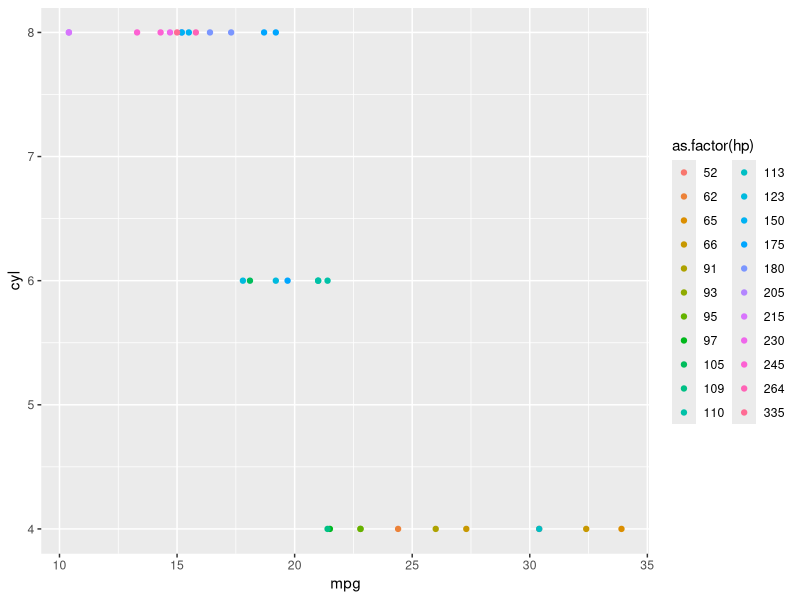
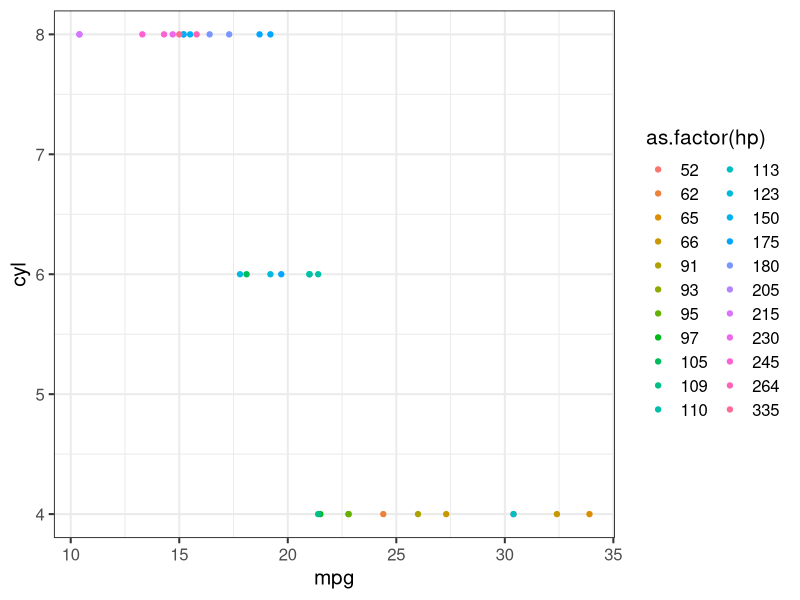
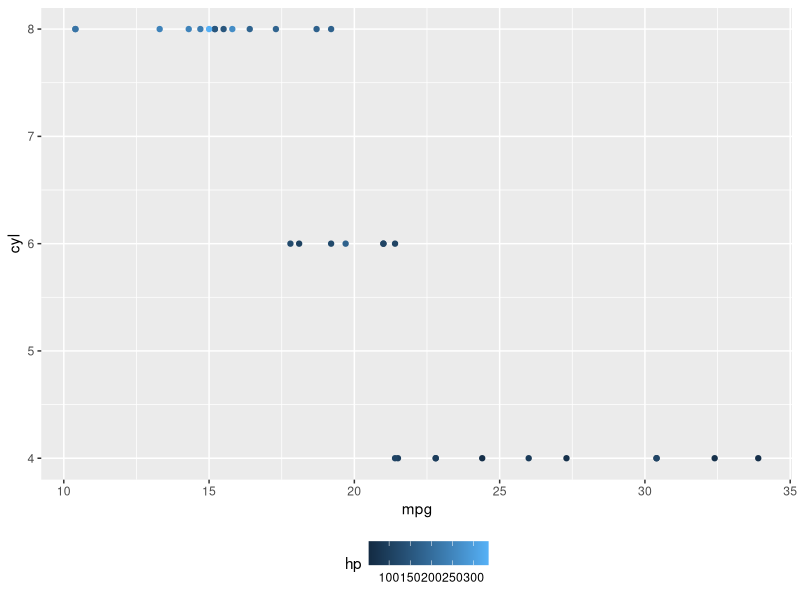
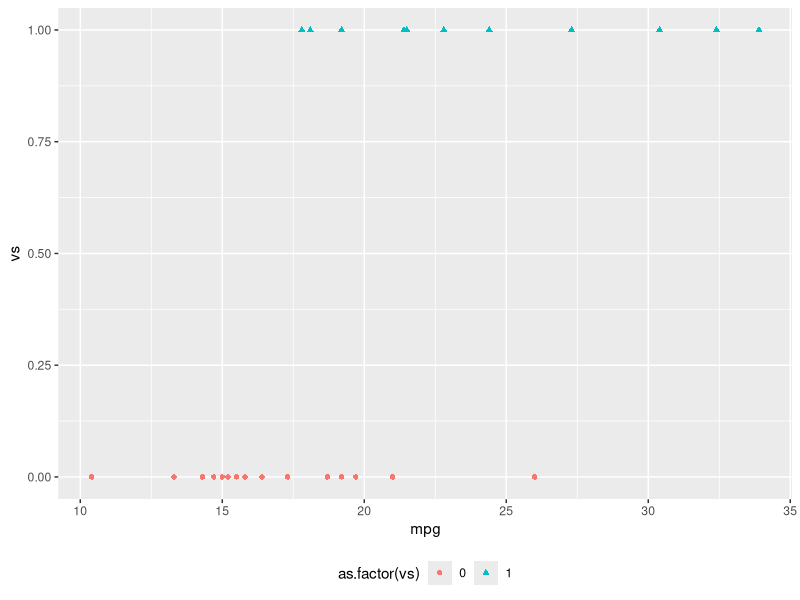
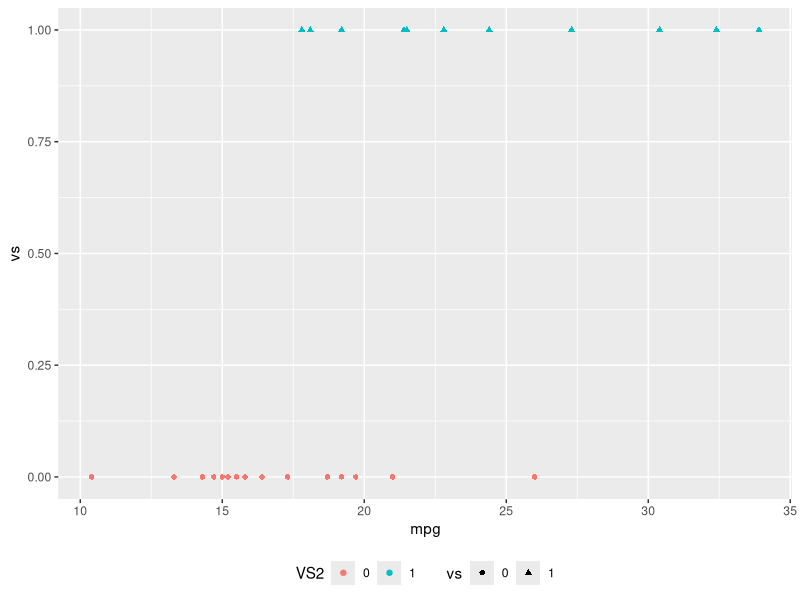
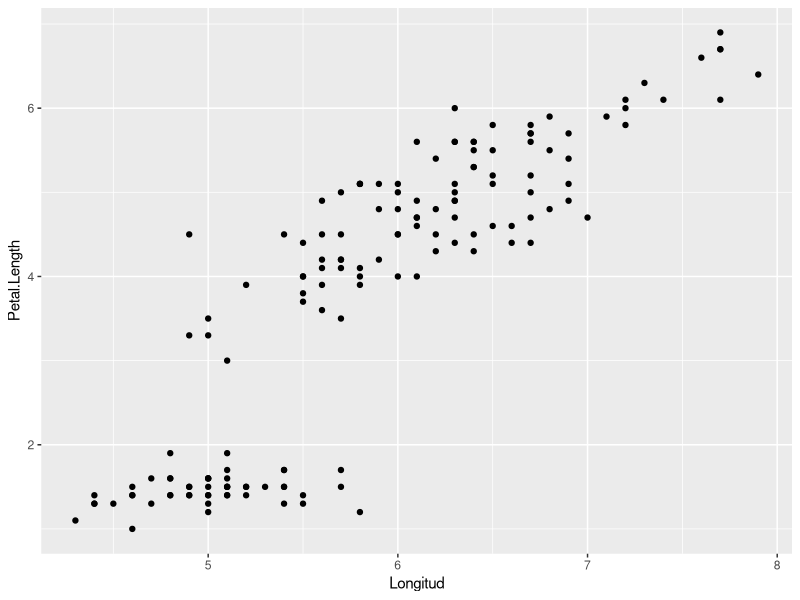
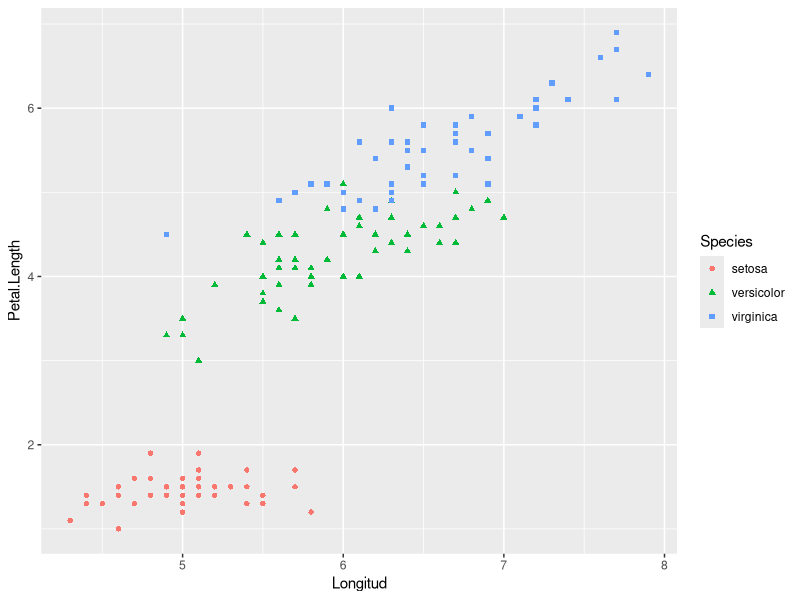
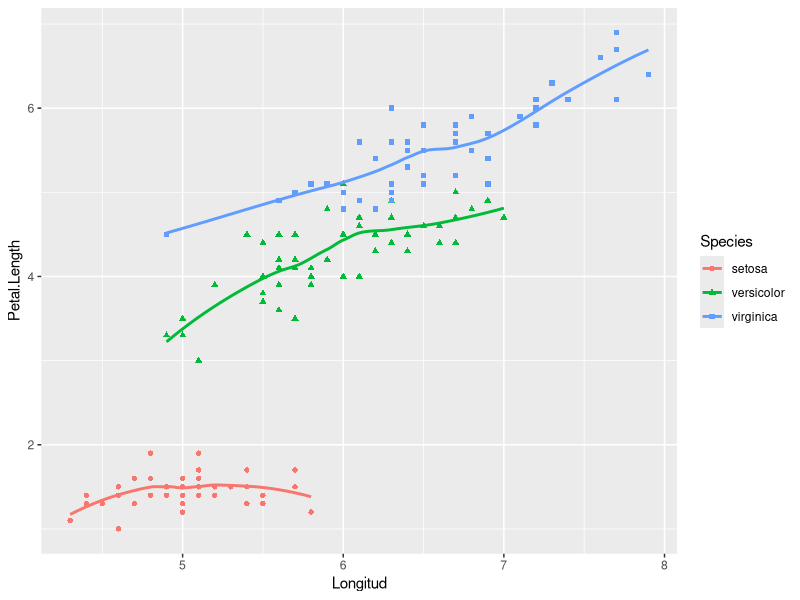

Here is the R script that generated these plots, in order:
## ---- chunk 1
library(ggplot2)
qplot(mpg, cyl, data = mtcars, col = as.factor(hp))
## ---- chunk 2
qplot(mpg, cyl, data = mtcars, col = as.factor(hp)) + theme_bw(15)

## ---- chunk 3
qplot(mpg, cyl, data = mtcars, col = hp) + theme( legend.position= "bottom")

## ---- chunk 4
qplot(mpg, vs, data = mtcars, col = as.factor(vs), shape = as.factor(vs)  ) + theme( legend.position= "bottom")

## ---- chunk 5

qplot(mpg, vs, data = mtcars, col = as.factor(vs), shape = as.factor(vs)  ) + theme( legend.position= "bottom")+ scale_shape_discrete(name = "vs") + scale_color_discrete(name ="VS2")
## ---- chunk 6

ggplot(iris, aes( x=Sepal.Length, y = Petal.Length)) + geom_point() + scale_x_continuous("Longitud")

## ---- chunk 7
ggplot(iris, aes( x=Sepal.Length, y = Petal.Length, shape =Species, color = Species)) + geom_point()  + scale_x_continuous("Longitud")

## ---- chunk 8

ggplot(iris, aes( x=Sepal.Length, y = Petal.Length, shape =Species, color = Species)) + geom_point()  + scale_x_continuous("Longitud") + geom_smooth(se = FALSE)

## ---- chunk 9

ggplot(iris, aes( x=Sepal.Length, y = Petal.Length, shape ="p", color = "pink")) + geom_point()  + scale_x_continuous("Longitud") + geom_smooth(se = TRUE)

## ---- chunk 10

ggplot(iris, aes( x=Sepal.Length, y = Petal.Length, color = "pink"))   + scale_x_continuous("Longitud") + geom_smooth(se = TRUE, method = lm)


## ---- chunk 11

ggplot(iris, aes( x=Sepal.Length, y = Petal.Length, color = "pink")) + geom_point()  + scale_x_continuous("Longitud") + geom_smooth(se = TRUE, method = lm)

## ---- chunk 12

ggplot(iris, aes( x=Sepal.Length, y = Petal.Length, shape =Species, color = Species)) + geom_point()  + scale_x_continuous(" Sepal Length ")+ scale_y_continuous("Petal Length") + geom_smooth(se = FALSE, method = lm) + facet_wrap(~Species)+ ggtitle("Relationship Between Sepal Lenght vs Petal length")  

## ---- chunk 13

ggplot(iris, aes( x=Sepal.Length )) + geom_histogram(binwidth = .5, colour="black", fill ="white")  + scale_x_continuous(" Sepal Length ")+ scale_y_continuous("Petal Length") + ggtitle("Relationship Between Sepal Lenght vs Petal length") 

## ---- chunk 14

ggplot(iris, aes( x=Sepal.Length )) + geom_histogram(binwidth = .5, colour="black", fill ="white")  + scale_x_continuous(" Sepal Length ")+ scale_y_continuous("Petal Length") + ggtitle("Relationship Between Sepal Lenght vs Petal length") + coord_flip()

## ---- chunk 15

ggplot(iris, aes( x=Sepal.Length, y = Petal.Length, shape =Species, color = Species)) + geom_point()  + scale_x_continuous(" Sepal Length ")+ scale_y_continuous("Petal Length") + geom_smooth(se = FALSE, method = lm) + facet_wrap(~Species, scale="free_y")+  ggtitle("Relationship Between Sepal Lenght vs Petal length") 

## ---- chunk 16
ggplot(iris, aes( x=Sepal.Length )) + geom_density()  + scale_x_continuous(" Sepal Length ")+ scale_y_continuous("Petal Length") + ggtitle("Relationship Between Sepal Lenght vs Petal length")

## ---- chunk 17

ggplot(iris, aes( x=Sepal.Length, fill =as.factor(Species) )) + geom_density()  + scale_x_continuous(" Sepal Length ")+ scale_y_continuous("Petal Length") + ggtitle("Relationship Between Sepal Lenght vs Petal length")+ scale_fill_discrete(name = "Species")

## ---- chunk 18

ggplot(iris, aes( x=Sepal.Length, color =as.factor(Species) )) + geom_density()  + scale_x_continuous(" Sepal Length ")+ scale_y_continuous("Petal Length") + ggtitle("Relationship Between Sepal Lenght vs Petal length")+ scale_fill_discrete(name = "Species")

## ---- chunk 19

ggplot(iris, aes( x=Sepal.Length, y = Petal.Length, group = Sepal.Length )) + geom_boxplot() + ggtitle("Relationship Between Sepal Lenght vs Petal length")

## ---- chunk 20

ggplot(data = iris, aes(x =(Sepal.Length) , y = Sepal.Length)) + geom_violin() + ggtitle("Relationship Between Sepal Lenght vs Petal length")

## ---- chunk 21

ggplot(data = mtcars, aes(wt , mpg, label = row.names(mtcars))) + geom_point()+ ggtitle("Relationship Between Sepal Lenght vs Petal length")+ geom_text()

## ---- chunk 22

ggplot(data = mtcars, aes(wt , mpg, label = row.names(mtcars))) + geom_point()+ ggtitle("Relationship Between Sepal Lenght vs Petal length")+ geom_text( check_overlap = TRUE)

